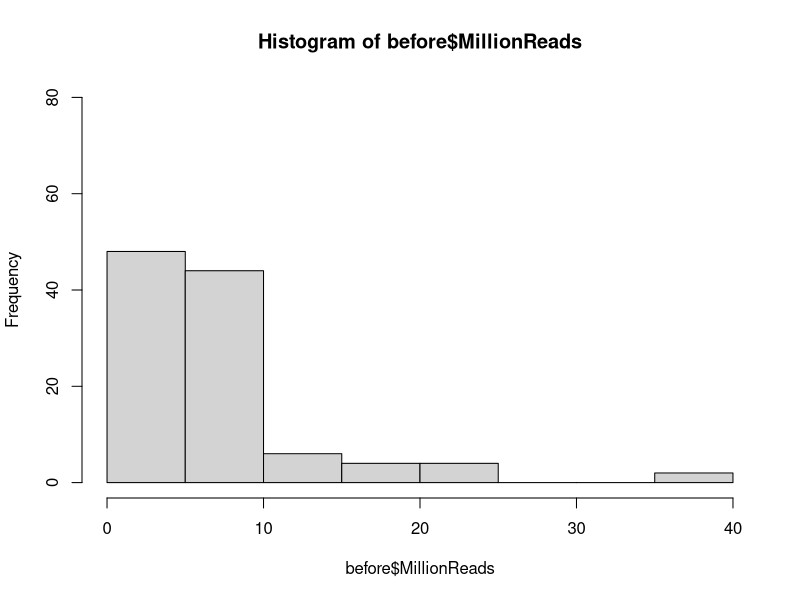
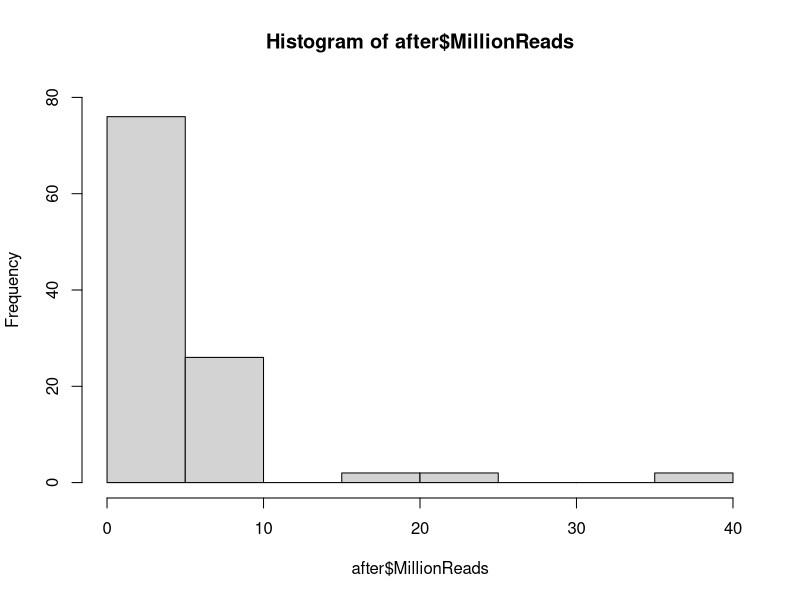
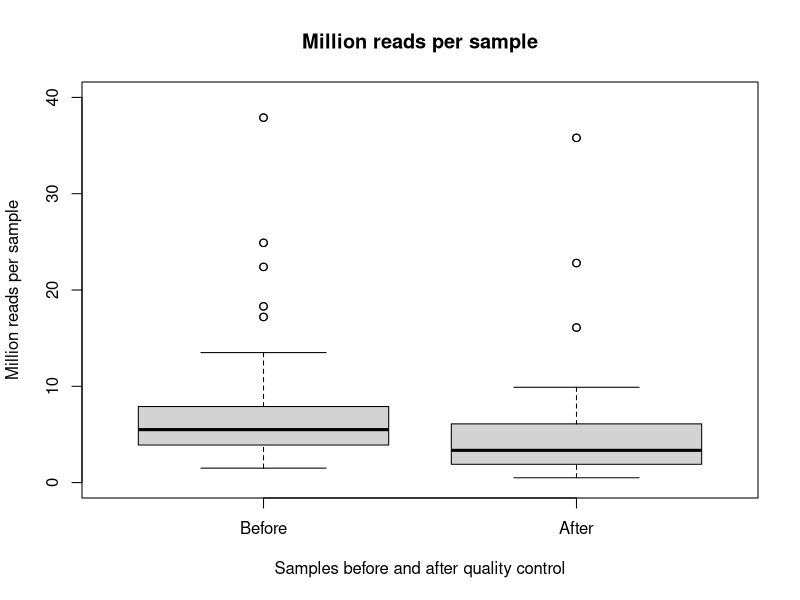
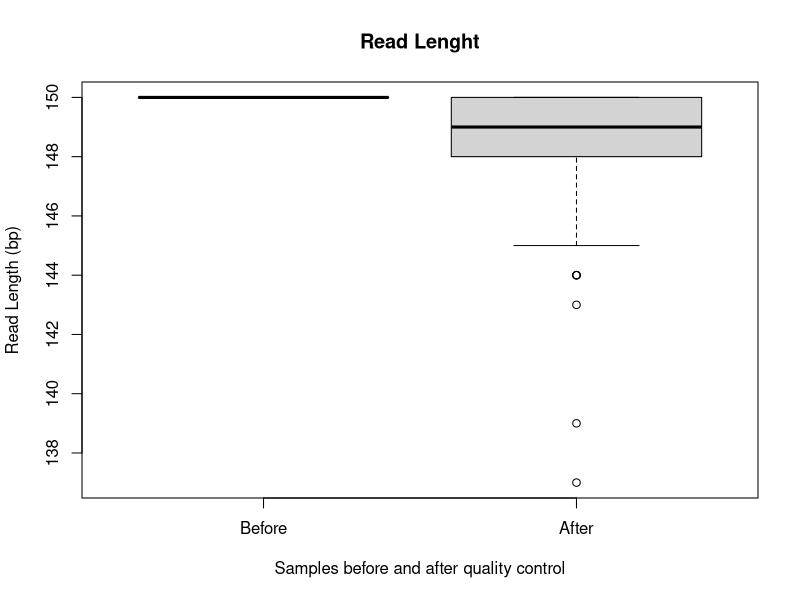
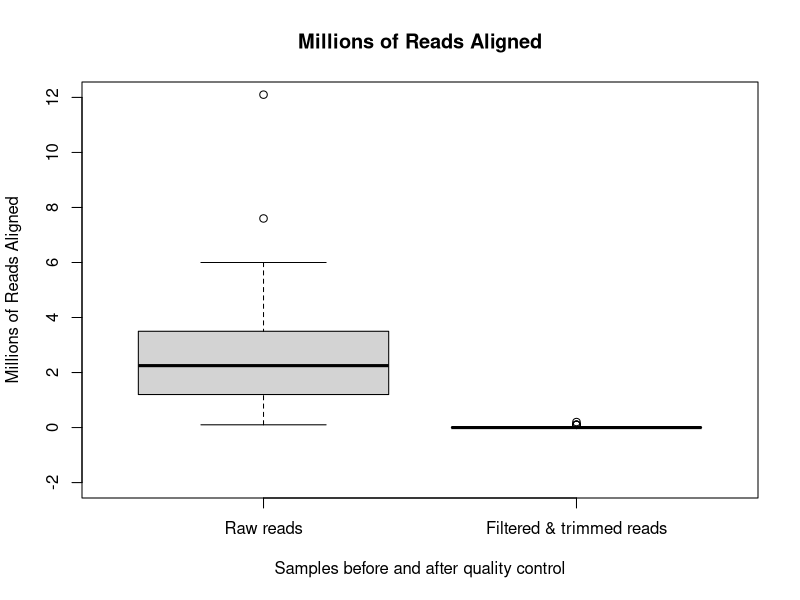

R code for these plots, in order:
## ---- chunk 1
knitr::opts_chunk$set(echo = TRUE)
knitr::opts_chunk$set(fig.path = '../figures/02g_MultiQC/')
## ---- chunk 2
multiqc <- read.csv(file = "../data/multiqc_report.csv")
summary(multiqc)
before <- multiqc[multiqc$QualityFiltered == "No",]
after <- multiqc[multiqc$QualityFiltered == "Yes",]
summary(before$MillionReads)
summary(after$MillionReads)
# mean before 7.3 million reads max 37 min 1.5. 
# mean after 4.8 millino reads Max 35 min 0.5
hist(before$MillionReads, ylim = c(0,80))
hist(after$MillionReads, ylim = c(0,80))
boxplot(multiqc$MillionReads ~ multiqc$QualityFiltered,
        names = c("Before", "After"),
        main = "Million reads per sample",
        xlab = "Samples before and after quality control",
        ylab = "Million reads per sample",
        ylim = c(0,40))
boxplot(multiqc$Length ~ multiqc$QualityFiltered,
        names = c("Before", "After"),
        main = "Read Lenght",
        xlab = "Samples before and after quality control",
        ylab = "Read Length (bp)")

multiqc <- read.csv(file = "../data/multiqc_report_0204.csv")
summary(multiqc)
multiqc$QC <- factor(multiqc$QC, levels = c("raw" ,"filtertrim"))
before <- multiqc[multiqc$QC == "raw",]
after <- multiqc[multiqc$QC == "filtertrim",]
summary(before$millalign)
summary(after$millalign)

boxplot(multiqc$millalign ~ multiqc$QC,
        names = c("Raw reads", "Filtered & trimmed reads"),
        main = "Millions of Reads Aligned",
        xlab = "Samples before and after quality control",
        ylab = "Millions of Reads Aligned",
        ylim = c(-2,12))
